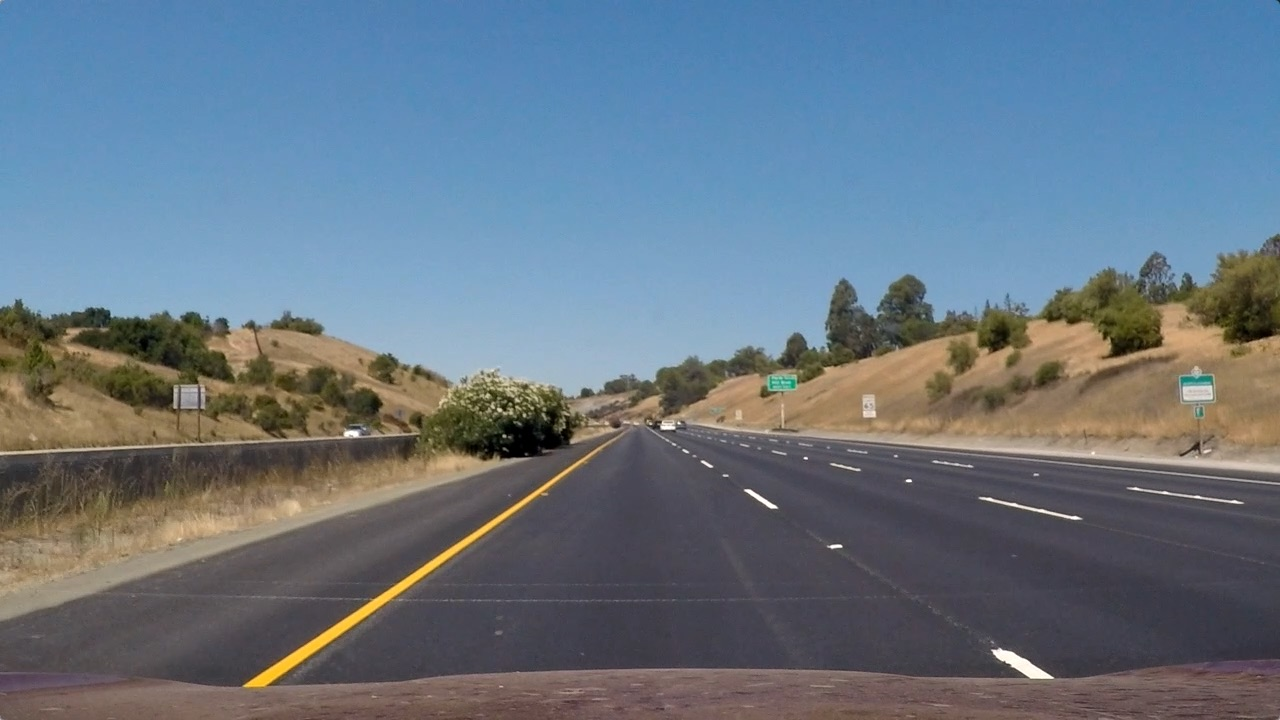
#> input picture test_images/straight_lines1.jpg, 1280 x 720 px
$ jupyter execute advanced_lane_finding.ipynb   (shell and % lines are left out)
#> lines starting #> are read from the running program, lines starting #| are printed output that depends on the picture
**Advanced Lane Finding Project**

The goals / steps of this project are the following:

1. Compute the camera calibration matrix and distortion coefficients given a set of chessboard images.
2, Apply a distortion correction to raw images.
2. Use color transforms, gradients, etc., to create a thresholded binary image.
3. Apply a perspective transform to rectify binary image.
4. Detect lane pixels and fit to find the lane boundary.
5. Determine the curvature of the lane and vehicle position with respect to center.
6. Warp the detected lane boundaries back onto the original image.
7. Output visual display of the lane boundaries and numerical estimation of lane curvature and vehicle position.

** Camera Calibration **
Camera Calibration is handled in the python file Camera.py (line: 64 - 94), using the method 'calibrate_camera'.

** Undistort **
We then undistort the original image as below

[cell 1]
import numpy as np
import matplotlib.pyplot as plt
import matplotlib.image as mpimg
from PIL import Image
import cv2

plt.figure(figsize=(40, 40))
plt.subplot(1, 2, 1)
plt.title("Original Image")
image = Image.open("test_images/straight_lines1.jpg")
#> image is the input picture: PIL image 1280x720 RGB; mean R, G, B 103.2, 117.7, 131.2
plt.imshow(image)

plt.subplot(1, 2, 2)
plt.title("Undistorted Image")
image = Image.open("output_images/straight_lines1_undistort.jpg")
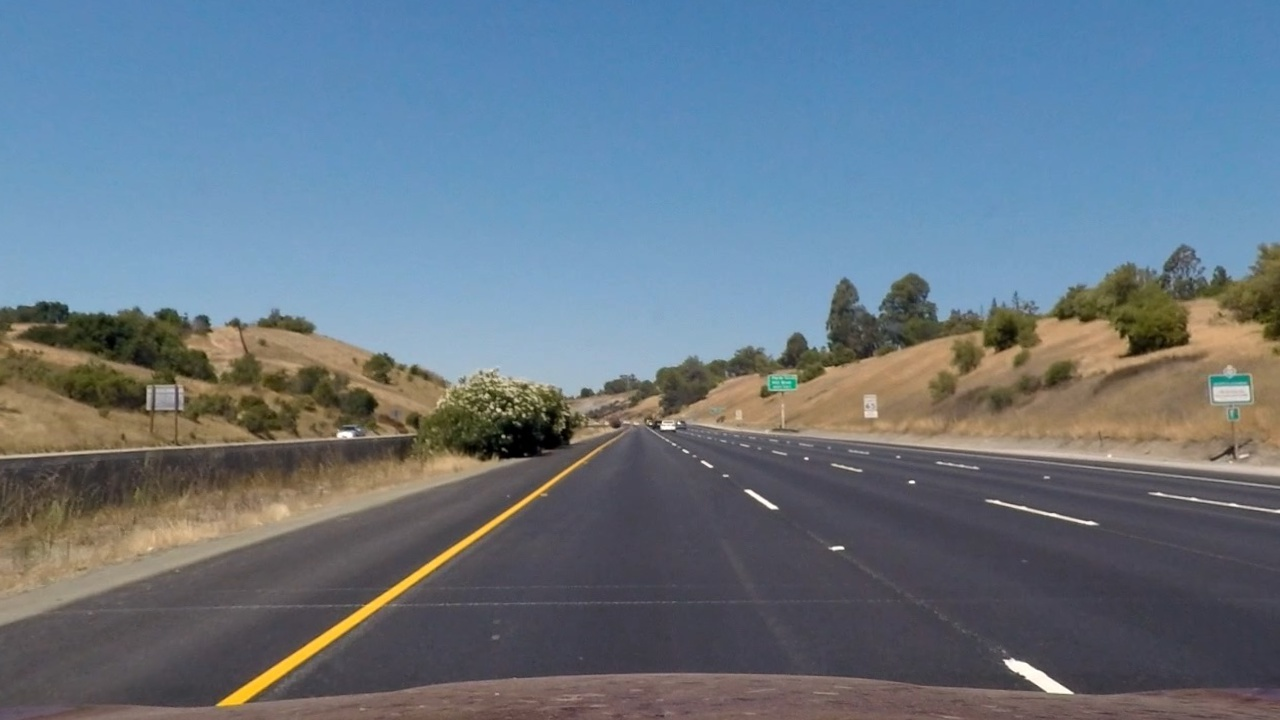
#> input picture output_images/straight_lines1_undistort.jpg, 1280 x 720 px
#> image is the input picture: PIL image 1280x720 RGB; mean R, G, B 103.6, 118.3, 131.6
plt.imshow(image)
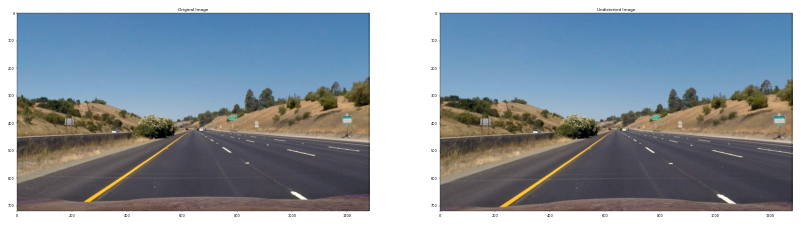
#> figure drawn by matplotlib, 2 panels

** Color Transformation / Gradient **
The binary threshold image is created by applying yellow lane & white lane masks and then applying the gradient along X to identify the lanes. Below shows the binary thresholded image for the test image "straight_lines1.jpg" See Code Camera.py (lines 155 - 182)

def binary_thershold(img):
    #s_thresh = (150, 255)
    x_thresh = (60, 100)
    d_thresh = (0.7, 1.2)
    m_thresh = (50, 150)

    #s_channel = cv2.cvtColor(img, cv2.COLOR_BGR2HLS)[:, :, 2]
    hsv = cv2.cvtColor(img, cv2.COLOR_BGR2HSV)
    #s_binary = np.zeros_like(s_channel)
    #s_binary[(s_channel >= s_thresh[0]) & (s_channel <= s_thresh[1])] = 1

    yellow_lane = self.yellow_mask(hsv)
    white_lane = self.white_mask(hsv)

    gray = self._convertToGray(img)
    grad_x = self.SobelOp(gray, ksize=15)
    grad_x_binary = np.zeros_like(gray)
    grad_x_binary[(grad_x >= x_thresh[0]) & (grad_x <= x_thresh[1])] = 1

    #dir_binary = self.dir_threshold(img, thresh=d_thresh, ksize=15)
    #mag_binary = self.mag_threshold(img, thresh=m_thresh, ksize=15)

    binary_output = np.zeros_like(gray)
    binary_output[(yellow_lane == 1) | (white_lane == 1) |
                   (grad_x_binary == 1) ] = 1
                    #((mag_binary == 1) & (dir_binary == 1))] = 1

    return binary_output

[cell 2]
plt.figure(figsize=(20, 20))
image = Image.open("output_images/straight_lines1_binary.jpg")
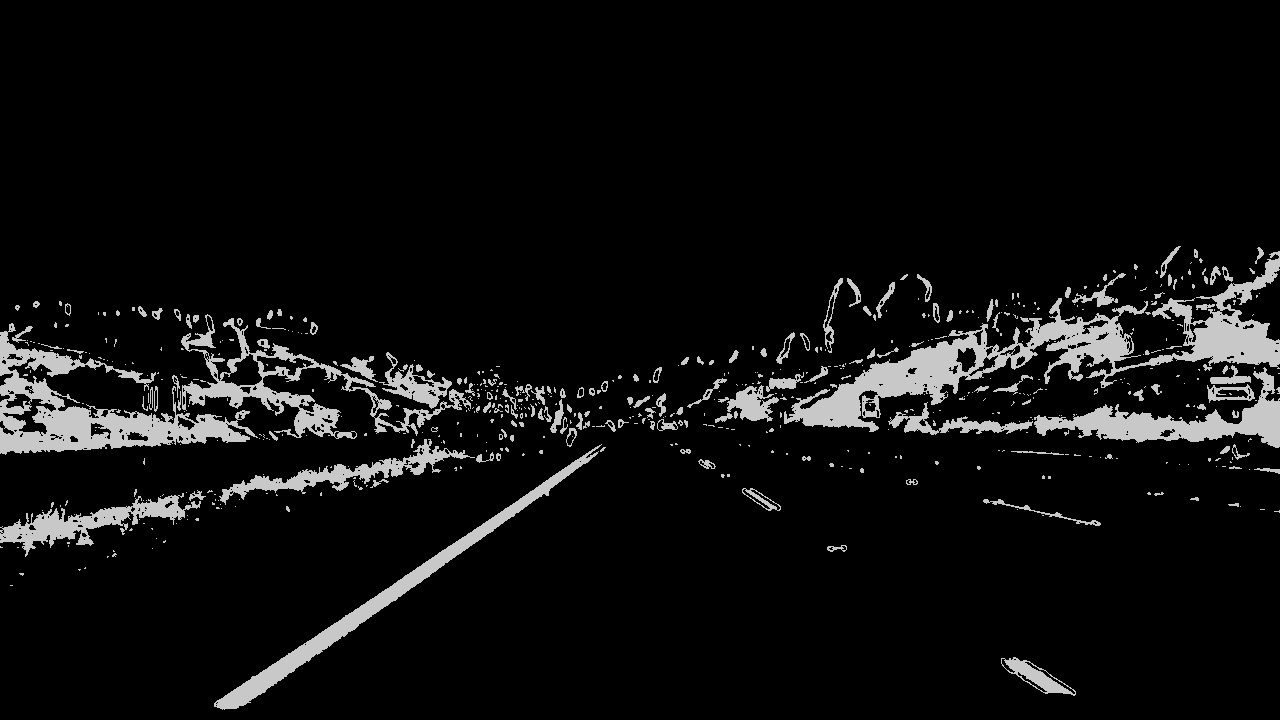
#> input picture output_images/straight_lines1_binary.jpg, 1280 x 720 px
#> image is the input picture: PIL image 1280x720 L; min 0, max 210, mean 15.1
plt.imshow(image)

** Perspective Transform **
Applied the perspective transform (using cv2.getPerspectiveTransform) to the above binary output to get the warped image. I chose the hardcoded value to apply perspective transform

         self._src = np.float32([ [580, 460],
                                 [700, 460],
                                 [260, 680],
                                 [1040, 680] ])

         self._dst = np.float32([ [260, 0],
                                 [1040, 0],
                                 [260, 680],
                                 [1040, 680] ])

[cell 3]
plt.figure(figsize=(20, 20))
image = Image.open("output_images/straight_lines1_warped.jpg")
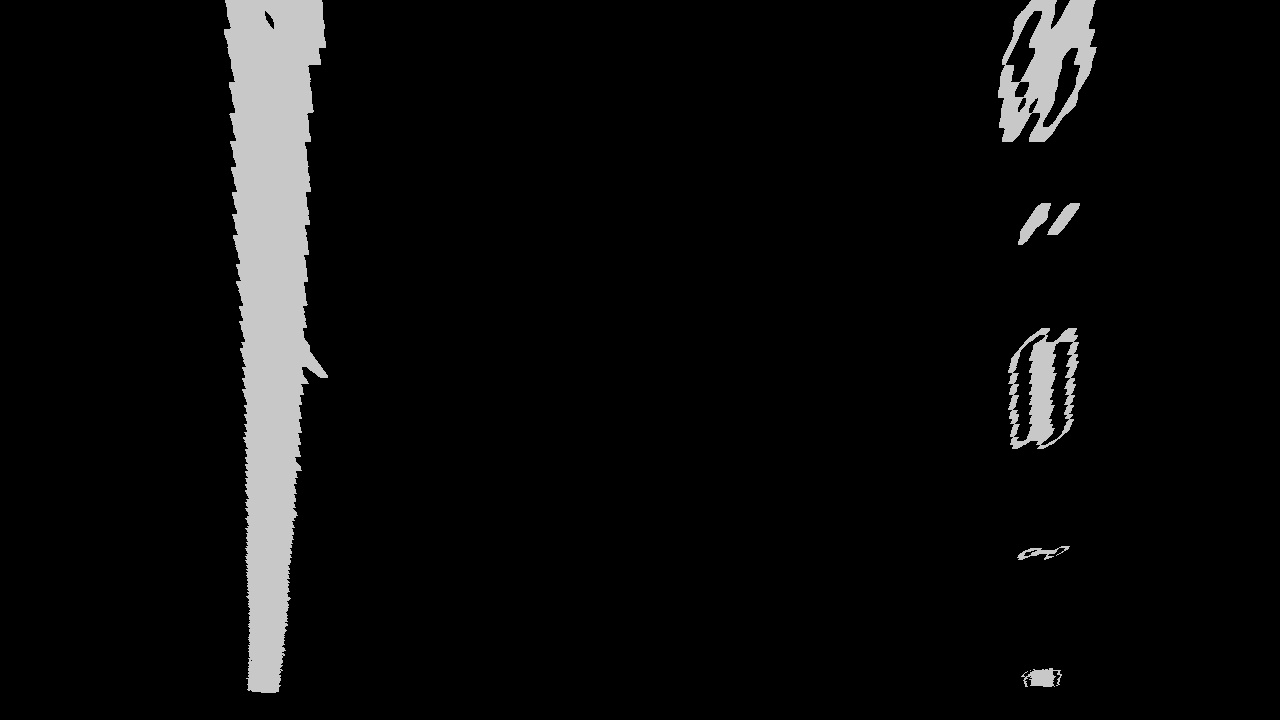
#> input picture output_images/straight_lines1_warped.jpg, 1280 x 720 px
#> image is the input picture: PIL image 1280x720 L; min 0, max 208, mean 12.3
plt.imshow(image)

** Detect lane pixels and fit to find the lane boundary. **
Divide the image into 9 small windows and apply histogram technique to identify the lines in the image and slide it across all the 9 image windows and then use polyfit method to fill the space between the lines identified. Refer to code Line.py (lines: 33 - 126), method: sliding_window_fit_plot

** Determine Lane Curvature and Car position **
Used the computed lane fit data (i.e. left_fit and right_fit) values to compute the lane curvature and lane deviation w.r.t to the car position. See code advanced_lane_finding.py (lines: 38 - 57)

** Warp the detected lane boundaries back onto the original image and display **
The computed lines are now unwarped and then combined with the original image to generate the final output. See below Final image

[cell 4]
plt.figure(figsize=(20, 20))
image = Image.open("output_images/straight_lines1_final.jpg")
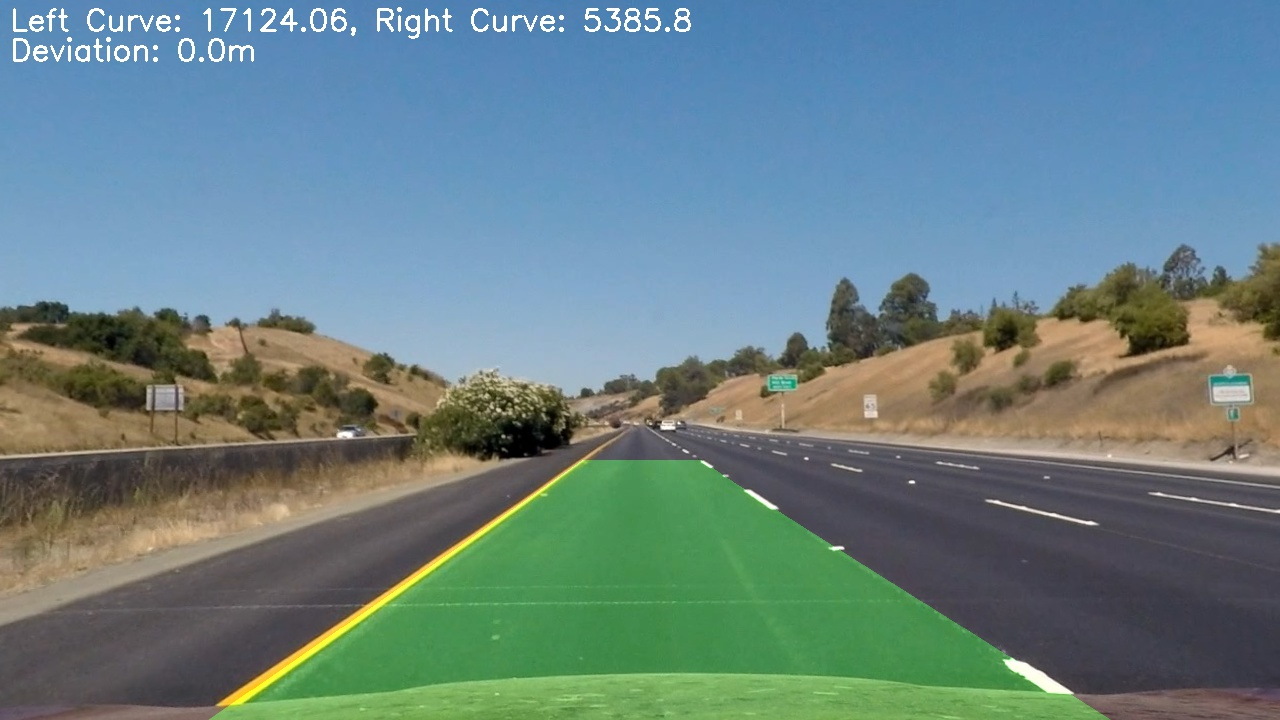
#> input picture output_images/straight_lines1_final.jpg, 1280 x 720 px
#> image is the input picture: PIL image 1280x720 RGB; mean R, G, B 104.6, 129.9, 132
plt.imshow(image)
